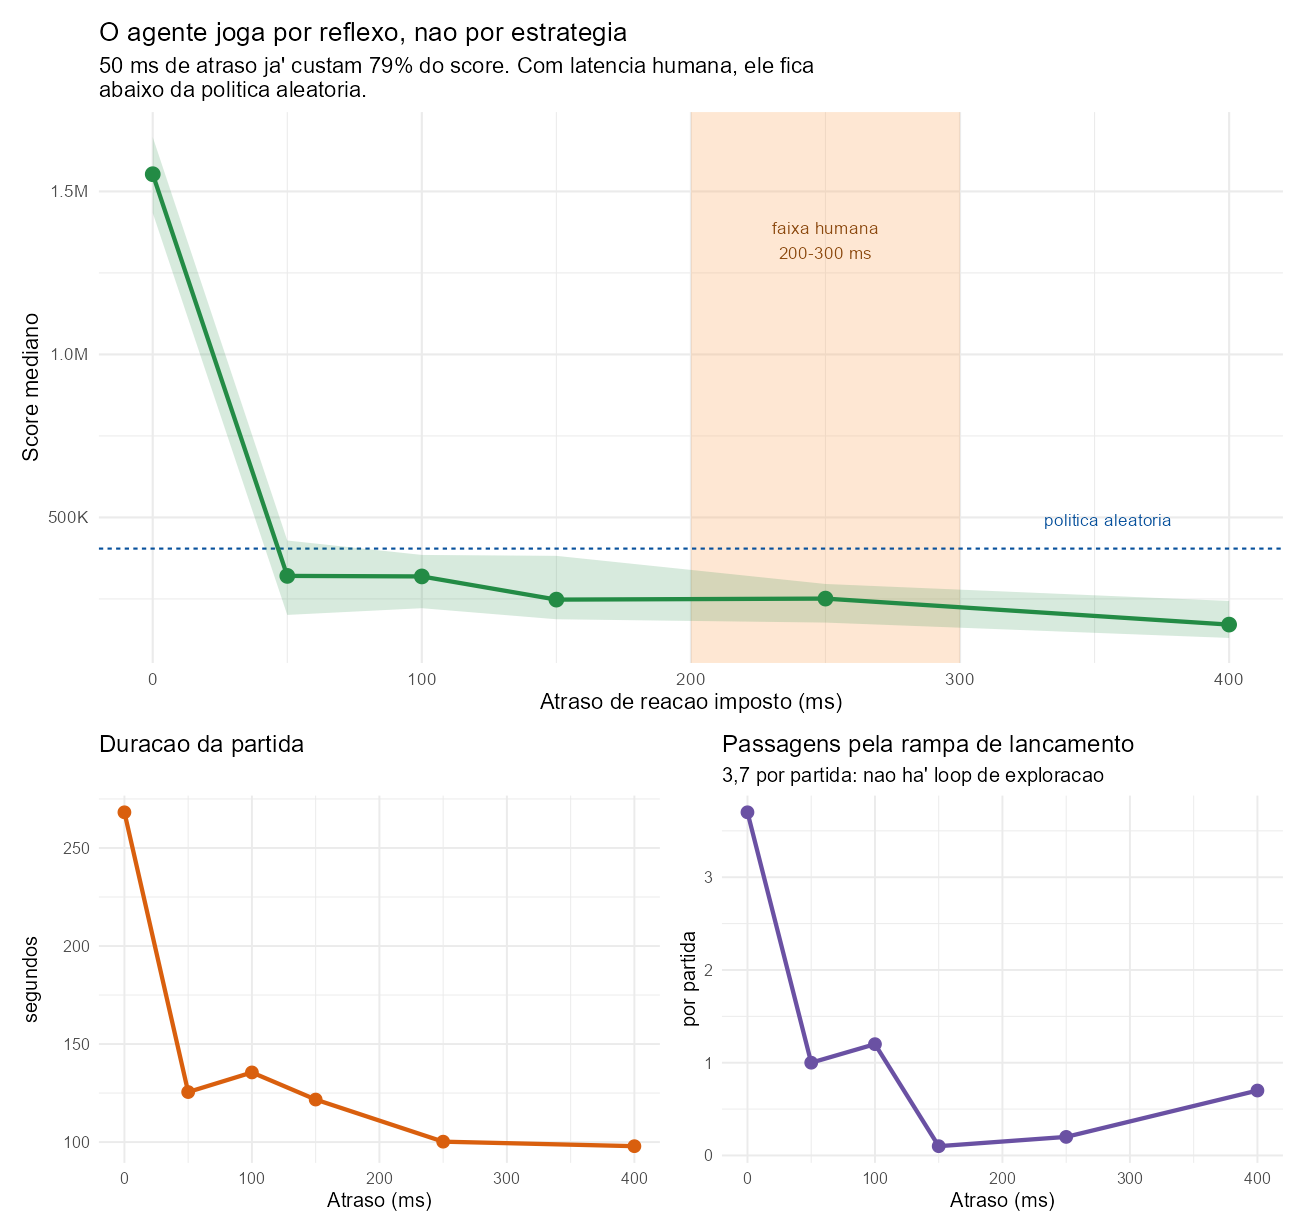

R code for this plot:
# O agente e' bom por estrategia ou por reflexo? A curva responde.
suppressMessages({library(data.table); library(ggplot2); library(patchwork)})
d <- fread("C:/Users/drian/Games/pinball_rl/analise/dados/reacao.csv")
ACASO <- 404375

res <- d[, .(mediana = median(score), q25 = quantile(score,.25),
             q75 = quantile(score,.75), duracao = mean(duracao),
             rampas = mean(rampas)), by = atraso]
print(as.data.frame(res), digits = 6)

g1 <- ggplot(res, aes(atraso, mediana)) +
  annotate("rect", xmin = 200, xmax = 300, ymin = -Inf, ymax = Inf,
           fill = "#fdae6b", alpha = .30) +
  annotate("text", x = 250, y = 1.35e6, label = "faixa humana\n200-300 ms",
           size = 3.1, colour = "#8c4a10") +
  geom_hline(yintercept = ACASO, linetype = "22", colour = "#08519c") +
  annotate("text", x = 355, y = ACASO * 1.22, label = "politica aleatoria",
           size = 3.1, colour = "#08519c") +
  geom_ribbon(aes(ymin = q25, ymax = q75), fill = "#238b45", alpha = .18) +
  geom_line(colour = "#238b45", linewidth = 1) +
  geom_point(colour = "#238b45", size = 3) +
  scale_y_continuous(labels = scales::label_number(scale_cut = scales::cut_short_scale())) +
  labs(title = "O agente joga por reflexo, nao por estrategia",
       subtitle = paste("50 ms de atraso ja' custam 79% do score. Com latencia humana,",
                        "ele fica\nabaixo da politica aleatoria."),
       x = "Atraso de reacao imposto (ms)", y = "Score mediano") +
  theme_minimal(base_size = 11)

g2 <- ggplot(res, aes(atraso, duracao)) +
  geom_line(colour = "#d95f0e", linewidth = 1) + geom_point(colour = "#d95f0e", size = 2.6) +
  labs(title = "Duracao da partida", x = "Atraso (ms)", y = "segundos") +
  theme_minimal(base_size = 10)

g3 <- ggplot(res, aes(atraso, rampas)) +
  geom_line(colour = "#6a51a3", linewidth = 1) + geom_point(colour = "#6a51a3", size = 2.6) +
  labs(title = "Passagens pela rampa de lancamento",
       subtitle = "3,7 por partida: nao ha' loop de exploracao",
       x = "Atraso (ms)", y = "por partida") +
  theme_minimal(base_size = 10)

ggsave("C:/Users/drian/Games/pinball_rl/analise/reacao.png",
       g1 / (g2 | g3) + plot_layout(heights = c(1.5, 1)), width = 9, height = 8.5, dpi = 145)
cat("reacao.png salvo\n")
